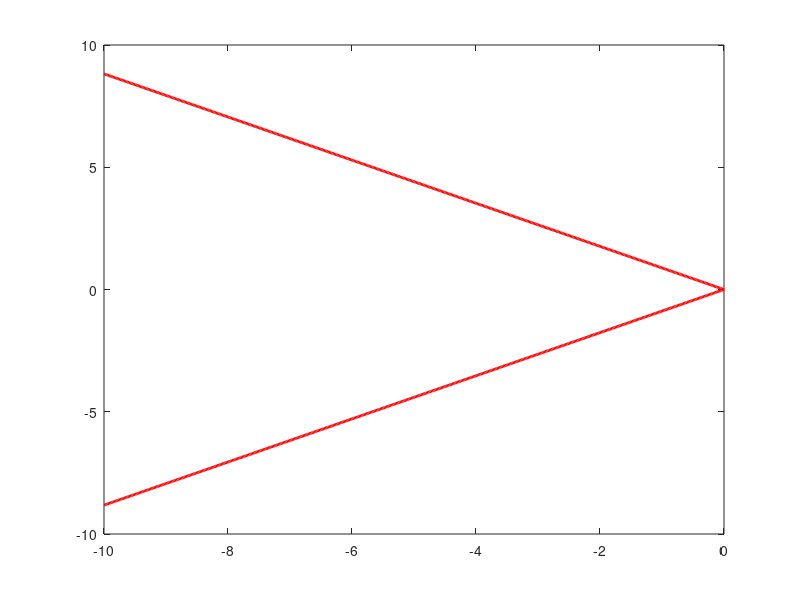

Source code (MATLAB): (Note: this script raises an error after producing the figure.)
%% ====================== SCELTA DEI POLI ==================================
zeta = 0.75;    % Smorzamento scelto

% Angolo e pendenza del cono
theta = acos(zeta);
m = tan(theta);

% Asse reale 
sigma = linspace(-10, 0, 500);

% Rette del cono
omega_pos = m * (-sigma);
omega_neg = -m * (-sigma);

% Plot
figure;
plot(sigma, omega_pos, 'r', 'LineWidth', 2); hold on;
plot(sigma, omega_neg, 'r', 'LineWidth', 2);

% Asse reale e immaginario
xline(0, '--k');
yline(0, '--k');

grid on;
axis equal;

xlabel('\sigma (parte reale)');
ylabel('\omega (parte immaginaria)');
title('Settore di smorzamento (cono) nel piano s');

xlim([-10 1]);
ylim([-10 10]);

%% ======================= FISSO I POLI DI A ===============================
disp('Poli A:');
disp(eig(A));

% ========== INSTABILITA', ALLORA DECIDO CHE POLI VOGLIO OTTENERE (TENTATIVO 1) ==========
des_1 = [complex(-2, 1), complex(-2, -1), -7, -8];

% ========= TROVO IL VALORE DI K (X'=(A-BK)X) PER OTTENERE TALI POLI =======
K_1 = place(A,B,des_1);
Acl_1 = A - B*K_1;
disp('Poli ciclo chiuso::');
disp(eig(Acl_1));

sis_1 = ss(Acl_1, B, C_theta, D);

figure
step(sis_1); grid on;

% ============ SPECIFICA NON RISPETTATA, SI RIPROGETTANO I POLI (TENTATIVO 2) ========
des_2 = [complex(-4, 2), complex(-4, -2), -9, -10];

% ========= TROVO IL VALORE DI K (X'=(A-BK)X) PER OTTENERE TALI POLI =======
K_2 = place(A,B,des_2);
Acl_2 = A - B*K_2;
disp('Poli ciclo chiuso::');
disp(eig(Acl_2));

sis_2 = ss(Acl_2, B, C_theta, D);

figure
step(sis_2); grid on;   % Specifica rispettata

%% ============ CREAZIONE DEL NUOVO SISTEMA AUMENTATO (ASTATICO) IN SS (CAMBIO USCITA) (TENTATIVO 1) =======
A_aum = [A, zeros(4,1); -C_x, 0];
B_aum = [B; 0];


des_aum_1 = [complex(-4, 2), complex(-4, -2), -9, -10, -1];   % Poli desiderati

K_aum_1 = place(A_aum, B_aum, des_aum_1);   % Trovo il valore di K 

% Sistema aumentato
Acl_aum_1 = A_aum - B_aum * K_aum_1;
Bcl_aum = [0; 0; 0; 0; 1]; 
Ccl_aum_x = [1, 0, 0, 0, 0]; 
Ccl_aum_theta = [0, 0, 1, 0, 0]; 
Dcl_aum = 0;

sys_cl_aum_x_1 = ss(Acl_aum_1, Bcl_aum, Ccl_aum_x, Dcl_aum);
sys_cl_aum_theta_1 = ss(Acl_aum_1, Bcl_aum, Ccl_aum_theta, Dcl_aum);

% Risposta al gradino (posizione carrello), OK
figure
step(sys_cl_aum_x_1); grid on;

% Risposta al gradino (angolo pendolo), non rispetta le specifiche
figure
step(sys_cl_aum_theta_1); grid on;

% ============ SPECIFICA NON RISPETTATA, SI RIPROGETTANO I POLI (TENTATIVO 2) ========
des_aum_2 = [complex(-1.5, 0.4), complex(-1.5, -0.4), -10, -8, -0.4];   % Poli desiderati

K_aum_2 = place(A_aum, B_aum, des_aum_2);   % Trovo il valore di K 

% Sistema aumentato
Acl_aum_2 = A_aum - B_aum * K_aum_2;

sys_cl_aum_x_2 = ss(Acl_aum_2, Bcl_aum, Ccl_aum_x, Dcl_aum);
sys_cl_aum_theta_2 = ss(Acl_aum_2, Bcl_aum, Ccl_aum_theta, Dcl_aum);

% Risposta al gradino (posizione carrello), OK
figure
step(sys_cl_aum_x_2); grid on;

% Risposta al gradino (angolo pendolo), OK
figure
step(sys_cl_aum_theta_2); grid on;
